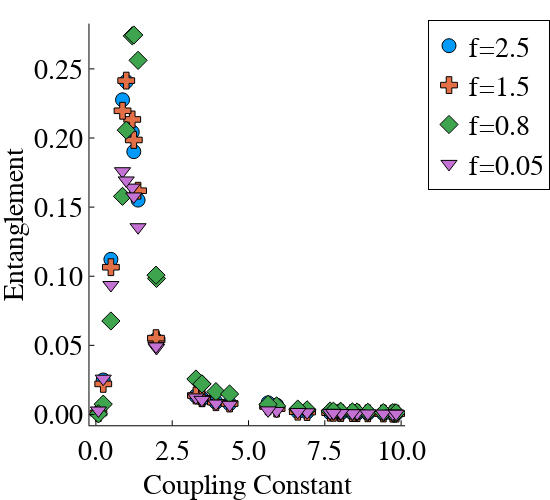

Notebook cell for this chart:
### Markdown cell above
#### Fig. 5

### Code cell
frequencies=[0.05,0.1,0.2,0.4,0.8,1,1.5,2,2.5,3,3.5,4,4.5,5,6,7,8,9,10,20];
plt.plotly()
theme(:default, legendfontsize=20, guidefontsize=20,tickfontsize=20,titlefont=font(20)
,grid=:false)
# Performance/Entanglement Vs Entanglement for Nonlinearity (Fig. 4)
# For looking at NRMSE change y of the plot to k2results["cnmrse$i"] and for Entanglement change it to k2results["cent$i"]
i=9
f=frequencies[i]
κϕ=0
κ=0.1
p3= plt.scatter(k2results["cc$i"],k2results["cent$i"],label="f=$f", mode="markers", xlabel="Coupling Constant",
ylabel="Entanglement", title="",marker=:auto,markersize=7,color=:auto,size=(550,500),legend =:outertopright)
κϕ=0
κ=0.1
i=7
f=frequencies[i]
plt.scatter!(k2results["cc$i"],k2results["cent$i"],marker=:auto,markersize=7,color=:auto,label="f=$f")
i=5
κϕ=0
κ=0.1
f=frequencies[i]
plt.scatter!(k2results["cc$i"],k2results["cent$i"],marker=:auto,markersize=7,color=:auto,label="f=$f")
i=1
κϕ=0
κ=0.1
f=frequencies[i]
plt.scatter!(k2results["cc$i"],k2results["cent$i"],marker=:auto,markersize=7,color=:auto,label="f=$f")

### Figure 1 — Plotly figure (JSON) as saved in the notebook; plotly's stock layout.template omitted (floating-point values rounded to 4 significant figures)
{"data": [{"colorbar": {"len": 0.8731, "title": "", "x": 0.9928, "y": 0.5556}, "legendgroup": "f=2.5", "marker": {"color": "rgba(0, 154, 250, 1.000)", "line": {"color": "rgba(0, 0, 0, 1.000)", "width": 1}, "size": 14, "symbol": "circle"}, "mode": "markers", "name": "f=2.5", "showlegend": true, "type": "scatter", "x": [0.4917, 1.191, 3.933, 0.2409, 6.919, 7.675, 0.8725, 8.557, 8.404, 8.908, 1.382, 3.477, 1.985, 0.08198, 5.92, 8.011, 5.642, 3.277, 9.773, 0.994, 9.726, 1.242, 9.419, 9.837, 8.026, 6.614, 3.475, 7.781, 1.968, 4.381], "xaxis": "x", "y": [0.1122, 0.2043, 0.008851, 0.02495, 0.001743, 0.001257, 0.2276, 0.0009397, 0.0009672, 0.0008447, 0.1551, 0.01151, 0.05275, 0.001344, 0.006777, 0.001107, 0.008403, 0.01341, 0.0006209, 0.2409, 0.0006295, 0.1901, 0.0006911, 0.0006094, 0.001101, 0.002046, 0.01153, 0.001206, 0.05403, 0.007807], "yaxis": "y"}, {"colorbar": {"len": 0.8731, "title": "", "x": 0.9928, "y": 0.5556}, "legendgroup": "f=1.5", "marker": {"color": "rgba(227, 111, 71, 1.000)", "line": {"color": "rgba(0, 0, 0, 1.000)", "width": 1}, "size": 14, "symbol": "cross"}, "mode": "markers", "name": "f=1.5", "showlegend": true, "type": "scatter", "x": [0.4917, 1.191, 3.933, 0.2409, 6.919, 7.675, 0.8725, 8.557, 8.404, 8.908, 1.382, 3.477, 1.985, 0.08198, 5.92, 8.011, 5.642, 3.277, 9.773, 0.994, 9.726, 1.242, 9.419, 9.837, 8.026, 6.614, 3.475, 7.781, 1.968, 4.381], "xaxis": "x", "y": [0.1065, 0.2134, 0.008853, 0.0221, 0.001732, 0.001273, 0.2197, 0.0009303, 0.0009777, 0.0008323, 0.1619, 0.01174, 0.05391, 0.001051, 0.004233, 0.001124, 0.00581, 0.01371, 0.0006317, 0.2415, 0.0006405, 0.1986, 0.0007025, 0.0006199, 0.001117, 0.001985, 0.01176, 0.001223, 0.05522, 0.007899], "yaxis": "y"}, {"colorbar": {"len": 0.8731, "title": "", "x": 0.9928, "y": 0.5556}, "legendgroup": "f=0.8", "marker": {"color": "rgba(62, 164, 78, 1.000)", "line": {"color": "rgba(0, 0, 0, 1.000)", "width": 1}, "size": 14, "symbol": "diamond"}, "mode": "markers", "name": "f=0.8", "showlegend": true, "type": "scatter", "x": [0.4917, 1.191, 3.933, 0.2409, 6.919, 7.675, 0.8725, 8.557, 8.404, 8.908, 1.382, 3.477, 1.985, 0.08198, 5.92, 8.011, 5.642, 3.277, 9.773, 0.994, 9.726, 1.242, 9.419, 9.837, 8.026, 6.614, 3.475, 7.781, 1.968, 4.381], "xaxis": "x", "y": [0.06763, 0.2739, 0.0165, 0.007446, 0.003375, 0.002466, 0.1578, 0.001785, 0.001883, 0.001587, 0.2562, 0.02204, 0.09838, 0.0004012, 0.006164, 0.00217, 0.007285, 0.02565, 0.001207, 0.2057, 0.001225, 0.2745, 0.001345, 0.001185, 0.002158, 0.00388, 0.02207, 0.002366, 0.1008, 0.01481], "yaxis": "y"}, {"colorbar": {"len": 0.8731, "title": "", "x": 0.9928, "y": 0.5556}, "legendgroup": "f=0.05", "marker": {"color": "rgba(195, 113, 210, 1.000)", "line": {"color": "rgba(0, 0, 0, 1.000)", "width": 1}, "size": 14, "symbol": "triangle-down"}, "mode": "markers", "name": "f=0.05", "showlegend": true, "type": "scatter", "x": [0.4917, 1.191, 3.933, 0.2409, 6.919, 7.675, 0.8725, 8.557, 8.404, 8.908, 1.382, 3.477, 1.985, 0.08198, 5.92, 8.011, 5.642, 3.277, 9.773, 0.994, 9.726, 1.242, 9.419, 9.837, 8.026, 6.614, 3.475, 7.781, 1.968, 4.381], "xaxis": "x", "y": [0.09365, 0.1641, 0.007884, 0.0259, 0.001574, 0.001158, 0.176, 0.000843, 0.0008886, 0.0007503, 0.1355, 0.01057, 0.04807, 0.002867, 0.002533, 0.001022, 0.00296, 0.01233, 0.0005743, 0.1693, 0.0005823, 0.1577, 0.0006385, 0.0005636, 0.001016, 0.0018, 0.01058, 0.001112, 0.04924, 0.007002], "yaxis": "y"}], "layout": {"annotations": [], "height": 500, "legend": {"bgcolor": "rgba(255, 255, 255, 1.000)", "bordercolor": "rgba(0, 0, 0, 1.000)", "borderwidth": 1, "font": {"color": "rgba(0, 0, 0, 1.000)", "family": "sans-serif", "size": 28}, "title": {"font": {"color": "rgba(0, 0, 0, 1.000)", "family": "sans-serif", "size": 15}, "text": ""}, "tracegroupgap": 0, "traceorder": "normal", "x": 1.05, "xanchor": "upper", "y": 1, "yanchor": "right"}, "margin": {"b": 20, "l": 0, "r": 0, "t": 20}, "paper_bgcolor": "rgba(255, 255, 255, 1.000)", "plot_bgcolor": "rgba(255, 255, 255, 1.000)", "showlegend": true, "width": 550, "xaxis": {"anchor": "y", "domain": [0.2193, 0.9928], "gridcolor": "rgba(0, 0, 0, 0.100)", "gridwidth": 0.5, "linecolor": "rgba(0, 0, 0, 1.000)", "mirror": false, "range": [-0.2107, 10.13], "showgrid": false, "showline": true, "showticklabels": true, "tickangle": 0, "tickcolor": "rgb(0, 0, 0)", "tickfont": {"color": "rgba(0, 0, 0, 1.000)", "family": "sans-serif", "size": 28}, "tickmode": "array", "ticks": "inside", "ticktext": ["0.0", "2.5", "5.0", "7.5", "10.0"], "tickvals": [0, 2.5, 5, 7.5, 10], "title": "Coupling Constant", "titlefont": {"color": "rgba(0, 0, 0, 1.000)", "family": "sans-serif", "size": 28}, "type": "-", "visible": true, "zeroline": false, "zerolinecolor": "rgba(0, 0, 0, 1.000)"}, "yaxis": {"anchor": "x", "domain": [0.119, 0.9921], "gridcolor": "rgba(0, 0, 0, 0.100)", "gridwidth": 0.5, "linecolor": "rgba(0, 0, 0, 1.000)", "mirror": false, "range": [-0.007823, 0.2828], "showgrid": false, "showline": true, "showticklabels": true, "tickangle": 0, "tickcolor": "rgb(0, 0, 0)", "tickfont": {"color": "rgba(0, 0, 0, 1.000)", "family": "sans-serif", "size": 28}, "tickmode": "array", "ticks": "inside", "ticktext": ["0.00", "0.05", "0.10", "0.15", "0.20", "0.25"], "tickvals": [0, 0.05, 0.1, 0.15, 0.2, 0.25], "title": "Entanglement", "titlefont": {"color": "rgba(0, 0, 0, 1.000)", "family": "sans-serif", "size": 28}, "type": "-", "visible": true, "zeroline": false, "zerolinecolor": "rgba(0, 0, 0, 1.000)"}}}
